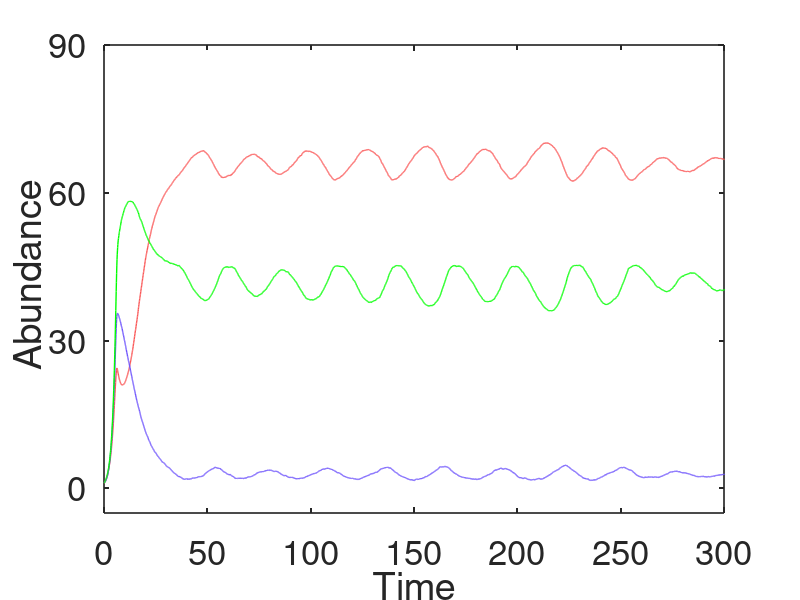

This figure's MATLAB source:
clc
clear
% seed=1;rng(seed); %使用它就会使得每次运行的随机数一样，不使用的话就不一样，这里不用

dim=3;
D=0.005;

%区域
xmin=[0,0,0];
xmax=[150,150,150];
% randn (1,dim);
    %半饱和常数Kij矩阵
    Kji=[1,0.6,0.3;0.3,1,0.6;0.6,0.3,1];  %Fig.2A
    %资源含量Cij矩阵
%     Cji=[0.07,0.04,0.04;0.08,0.10,0.08;0.10,0.10,0.14]%Fig.2A
%     Cji=[0.04,0.04,0.07;0.10,0.08,0.08;0.10,0.14,0.10];%Fig.2C
    Cji=[0.05775,0.07,0.04;0.08,0.08,0.10;0.14,0.10,0.10]%Fig.2B
    %半饱和常Kij矩阵
    % Kji=[1,0.9,0.3;0.3,1,0.9;0.9,0.3,1];  %Fig.3A
    % Kji=[1,0.5,0.3;0.3,1,0.5;0.5,0.3,1];  %Fig.3B
    % Kji=[1,0.4,0.3;0.3,1,0.4;0.4,0.3,1];  %Fig.3C
    %资源含量Cij矩阵
    % Cji=[0.04,0.07,0.04;0.08,0.08,0.10;0.14,0.10,0.1]%Fig.3A Fig.3B Fig.3C
    %参数取值
    d=1;
    ri=1/d;
    m1=0.25/d;m2=0.25/d;m3=0.25/d;
    S1=6;S2=10;S3=14;
    Rjistar=(m1*Kji)./(ri-m1);

        dt=0.1;
        t=0;
        i=1;
        t0=1000;
        steps=t0/dt;
        %初始条件
        N1=1;N2=1;N3=1;
        while t<=t0
            noise = sqrt(2*D)*randn(1,dim);%每次生成的随机数都不一样，所以放在这里
            R1= S1-Cji(1, 1)*N1-Cji(1, 2)*N2-Cji(1, 3)*N3;
            R2= S2-Cji(2, 1)*N1-Cji(2, 2)*N2-Cji(2, 3)*N3;
            R3= S3-Cji(3, 1)*N1-Cji(3, 2)*N2-Cji(3, 3)*N3;

            if R1<=0
                R1=0;
            end
            if R2<=0
                R2=0;
            end
            if R3<=0
                R3=0;
            end

            Rj=[R1,R1,R1;R2,R2,R2;R3,R3,R3];
            Pji=ri*Rj./(Kji+Rj);

            N1= N1+dt*(N1*(min(Pji(:, 1))-m1))+sqrt(dt)*noise(1,1);
            N2= N2+dt*(N2*(min(Pji(:, 2))-m2))+sqrt(dt)*noise(1,2);
            N3= N3+dt*(N3*(min(Pji(:, 3))-m3))+sqrt(dt)*noise(1,3);

            %边界处理
            if N1<xmin(1,1)
                N1=2*xmin(1,1)-N1;
            elseif N1>xmax(1,1)
                N1=2*xmax(1,1)-N1;
            else
                N1=N1;
            end

            if N2<xmin(1,2)
                N2=2*xmin(1,2)-N2;
            elseif N2>xmax(1,2)
                N2=2*xmax(1,2)-N2;
            else
                N2=N2;
            end
            if N3<xmin(1,3)
                N3=2*xmin(1,3)-N3;
            elseif N3>xmax(1,3)
                N3=2*xmax(1,3)-N3;
            else
                N3=N3;
            end

            t=t+dt;
            % x(i,:)=[t,N1,N2,N3,R1,R2,R3];
            x(i,:)=[t,N1,N2,N3];

            i=i+1;
        end
lightBlue = [0.43, 0.33, 0.99];
lightred = [0.98, 0.34, 0.34];

plot(x(:,1),x(:,2), 'Color', lightred,'LineWidth', 1)
hold on
plot(x(:,1),x(:,3), 'Color', lightBlue,'LineWidth', 1)
hold on
plot(x(:,1),x(:,4),'Color', 'green','LineWidth', 1)
hold on

axis([0 300 ,-5 90])
set(gca,'ytick',0:30:90)
set(gca,'xtick',0:50:300)
set(gca,'XTickLabelRotation',0);%46是字体的旋转角度
set(gca,'YTickLabelRotation',0);%46是字体的旋转角度
xlabel('Time','Fontsize',25)
ylabel(' Abundance','Fontsize',25)
set(gca,'LineWidth',1.2,'Fontsize',25)
set(gca,'TickDir', 'in', 'TickLength', [0.009 0.01])

% legend('N1','N2','N3')
xlabel('Time')
% ylabel('Population abundance','FontSize',15)